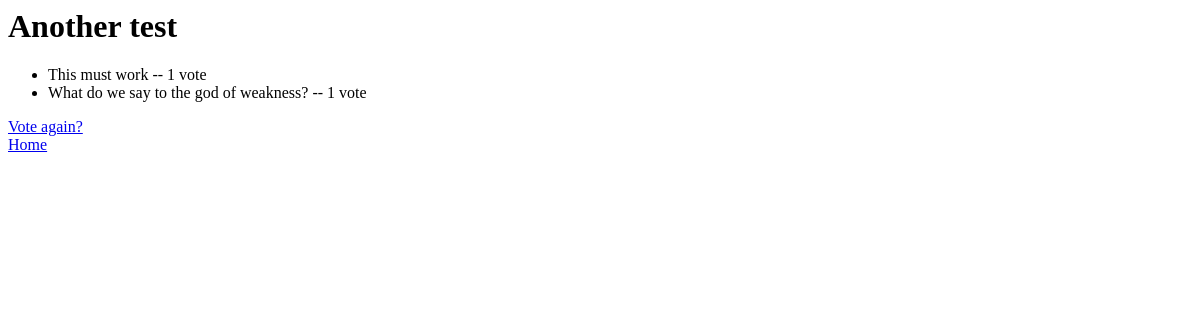
/polls/2/results, run on an earlier commit of the app's database.
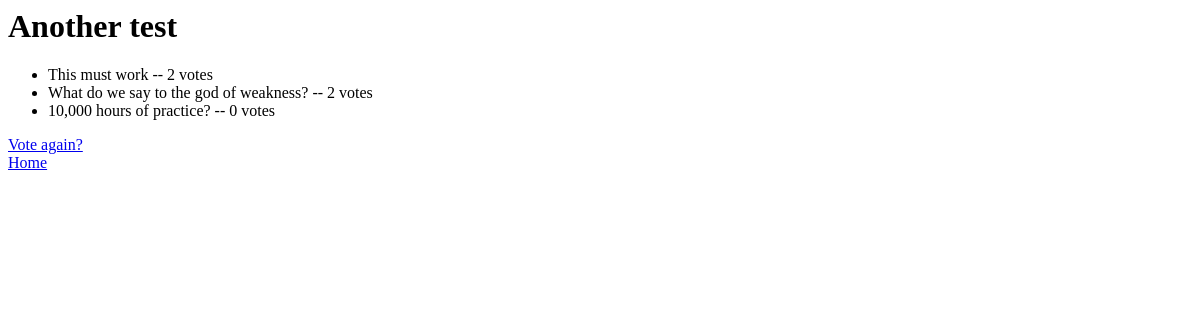
And on a later commit of the database.
### polls/models.py (models this page shows, shortened)
class Choice(models.Model):
    question = models.ForeignKey(Question, on_delete=models.CASCADE)
    choice_text = models.CharField(max_length=200)
    votes = models.IntegerField(default=0)

### polls/views.py (the view)
# urls.py: path('<int:pk>/results', views.ResultsView.as_view(), name='results')
class ResultsView(generic.DetailView):
    model = Question
    template_name = "polls/results.html"
    def get_queryset(self):
        return Question.objects.filter(pub_date__lte=timezone.now())

### polls/templates/polls/results.html (shortened to what this page needs)
<h1>{{ question.question_text }}</h1>
<ul>
{% for choice in question.choice_set.all %}
    <li>{{ choice.choice_text }} -- {{ choice.votes }} vote{{ choice.votes|pluralize }}</li>
{% endfor %}
</ul>
<a href="{% url 'polls:detail' question.id %}">Vote again?</a>
<a href="{% url 'polls:index' %}"> Home </a>

What changed in the data, as far as the page shows it:
changed Choice "This must work": votes "1" → "2"
changed Choice "What do we say to the god of weakness?": votes "1" → "2"
added Choice: choice_text "10,000 hours of practice?", votes "0"
